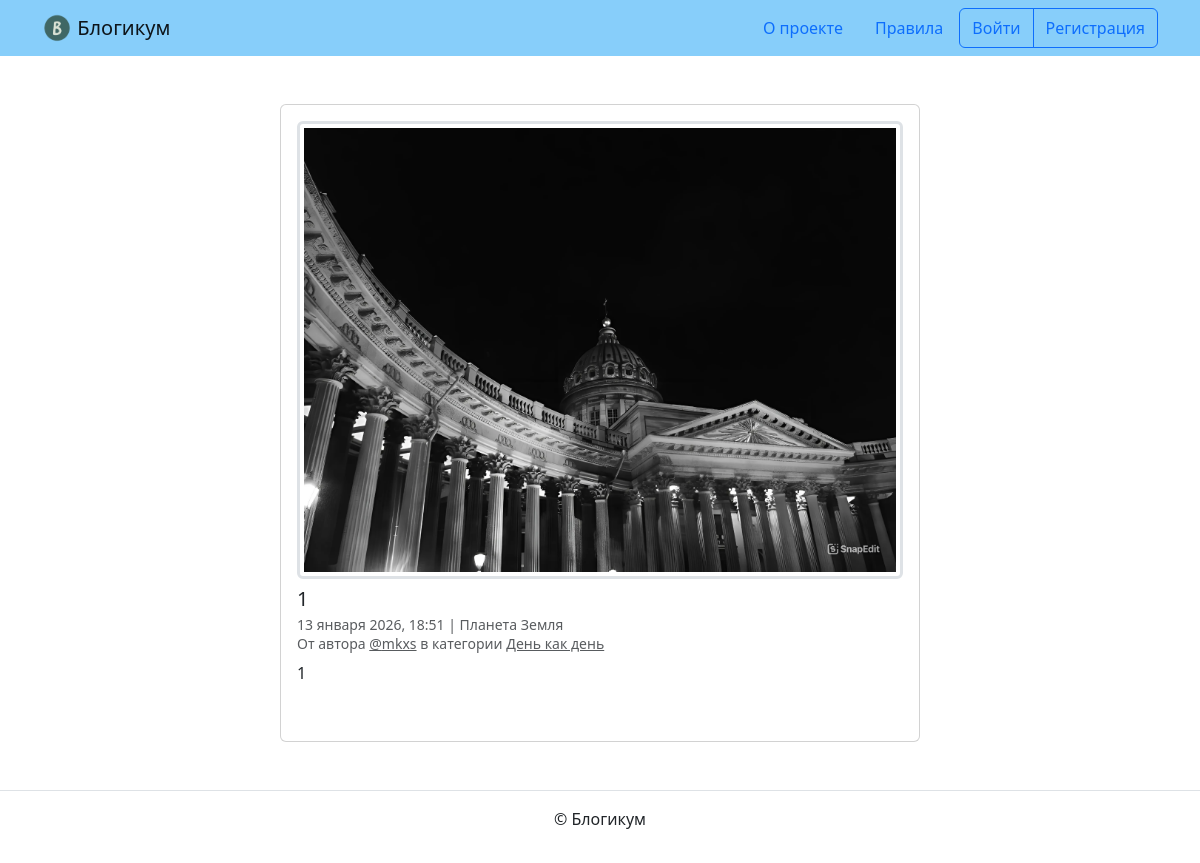
The page /posts/40/ on the database its author committed.
### blog/models.py (models this page shows, shortened)
class Post(models.Model):
    title = models.CharField(
        max_length=256,
        verbose_name='Заголовок'
    )
    text = models.TextField(
        verbose_name='Текст'
    )
    pub_date = models.DateTimeField(
        verbose_name='Дата и время публикации',
        help_text=(
            'Если установить дату и время в будущем — можно делать '
            'отложенные публикации.'
        )
    )
    author = models.ForeignKey(
        User,
        on_delete=models.CASCADE,
        verbose_name='Автор публикации',
        related_name='posts'
    )
    location = models.ForeignKey(
        Location,
        on_delete=models.SET_NULL,
        null=True,
        blank=True,
        verbose_name='Местоположение',
        related_name='posts'
    )
    category = models.ForeignKey(
        Category,
        on_delete=models.SET_NULL,
        null=True,
        verbose_name='Категория',
        related_name='posts'
    )
    image = models.ImageField(
        'Изображение',
        upload_to='posts_images/',
        blank=True,
        null=True
    )
    is_published = models.BooleanField(
        default=True,
        verbose_name='Опубликовано',
        help_text='Снимите галочку, чтобы скрыть публикацию.'
    )
    created_at = models.DateTimeField(
        auto_now_add=True,
        verbose_name='Добавлено'
    )
    class Meta:
        verbose_name = 'публикация'
        verbose_name_plural = 'Публикации'
        ordering = ('-pub_date',)

class Category(models.Model):
    title = models.CharField(
        max_length=256,
        verbose_name='Заголовок'
    )
    description = models.TextField(
        verbose_name='Описание'
    )
    slug = models.SlugField(
        unique=True,
        verbose_name='Идентификатор',
        help_text=(
            'Идентификатор страницы для URL; разрешены символы латиницы, '
            'цифры, дефис и подчёркивание.'
        )
    )
    is_published = models.BooleanField(
        default=True,
        verbose_name='Опубликовано',
        help_text='Снимите галочку, чтобы скрыть публикацию.'
    )
    created_at = models.DateTimeField(
        auto_now_add=True,
        verbose_name='Добавлено'
    )
    class Meta:
        verbose_name = 'категория'
        verbose_name_plural = 'Категории'
        ordering = ('title',)

### blog/views.py (the view)
# urls.py: path('posts/<int:post_id>/', views.post_detail, name='post_detail'),
def post_detail(request, post_id):
    post = get_object_or_404(
        Post.objects.select_related('category', 'location', 'author'),
        pk=post_id
    )
    if not request.user.is_authenticated or request.user != post.author:
        if (not post.is_published or
            not post.category.is_published or
            post.pub_date > timezone.now()):
            return render(request, 'pages/404.html', status=404)
    comments = post.comments.select_related('author').all()
    comment_form = CommentForm()
    context = {
        'post': post,
        'comments': comments,
        'form': comment_form,
    }
    return render(request, 'blog/detail.html', context)

### templates/blog/detail.html (shortened to what this page needs)
{% extends "base.html" %}
{% block content %}
  <div class="col d-flex justify-content-center">
    <div class="card" style="width: 40rem;">
      <div class="card-body">
        {% if post.image %}
          <a href="{{ post.image.url }}" target="_blank">
            <img class="border-3 rounded img-fluid img-thumbnail mb-2 mx-auto d-block" src="{{ post.image.url }}">
          </a>
        {% endif %}
        <h5 class="card-title">{{ post.title }}</h5>
        <h6 class="card-subtitle mb-2 text-muted">
          <small>
            {{ post.pub_date|date:"d E Y, H:i" }} | {% if post.location and post.location.is_published %}{{ post.location.name }}{% else %}Планета Земля{% endif %}<br>
            От автора <a class="text-muted" href="{% url 'blog:profile' post.author.username %}">@{{ post.author.username }}</a> в
            категории {% include "includes/category_link.html" %}
          </small>
        </h6>
        <p class="card-text">{{ post.text|linebreaksbr }}</p>
        {% include "includes/comments.html" %}
      </div>
    </div>
  </div>
{% endblock %}

### templates/includes/category_link.html
<a class="text-muted" href="{% url 'blog:category_posts' post.category.slug %}">
  {{ post.category.title }}
</a>

### rows shown on the page
Post: image (picture), title "1", pub_date "13 января 2026, 18:51", author.username "mkxs", category "День как день", text "1"
